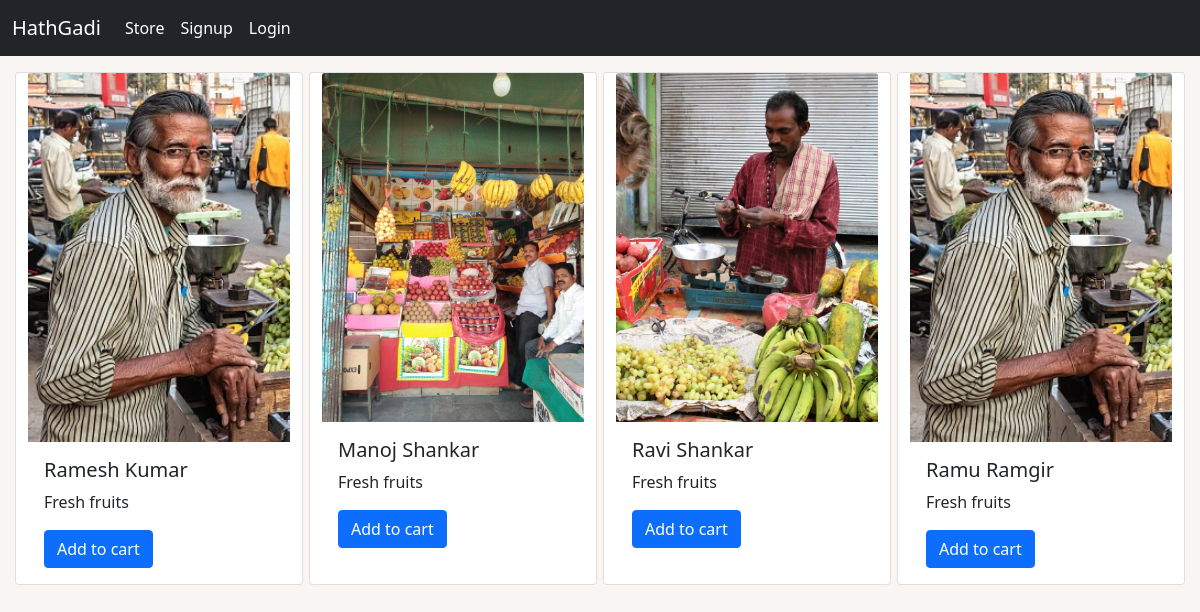
The page /1 on the database its author committed.
### store/models/vendor.py (models this page shows)
class Vendor(models.Model):
    first = models.CharField(max_length=50)
    last = models.CharField(max_length=50)
    image = models.ImageField(upload_to = "upload/vendors/", null=True, blank=True)
    adhar_no = models.CharField(max_length=10)
    items = models.ManyToManyField(Items, related_name="vendors")
    def __str__(self):
        return f"{self.first} {self.last}"

### store/views.py (the view)
# urls.py: path('<int:items_id>', Vendors, name = 'vendorpage'),
def Vendors(request, items_id):
    items = Items.objects.get(id = items_id)
    return render(request, 'vendor.html',{'items':items,'vendors': items.vendors.all() })

### store/templates/vendor.html
{% extends 'base.html' %}
{% block content %}
<div class="container-fluid mt-3">
    <div class="row mx-auto">
        {%for vendor in vendors%}
        <div class="card mx-auto mb-3" style="width: 18rem;">
            <img src="{{vendor.image.url}}" class="card-img-top" alt="...">
            <div class="card-body">
              <h5 class="card-title">{{vendor}}</h5>
              <p class="card-text">Fresh fruits</p>
              <a href="" class="btn btn-primary">Add to cart</a>
            </div>
        </div>
        {%endfor%}
    </div>
</div>
{% endblock content %}

### rows shown on the page
Vendor: image (picture), first+last "Ramesh Kumar"
Vendor: image (picture), first+last "Manoj Shankar"
Vendor: image (picture), first+last "Ravi Shankar"
Vendor: image (picture), first+last "Ramu Ramgir"
